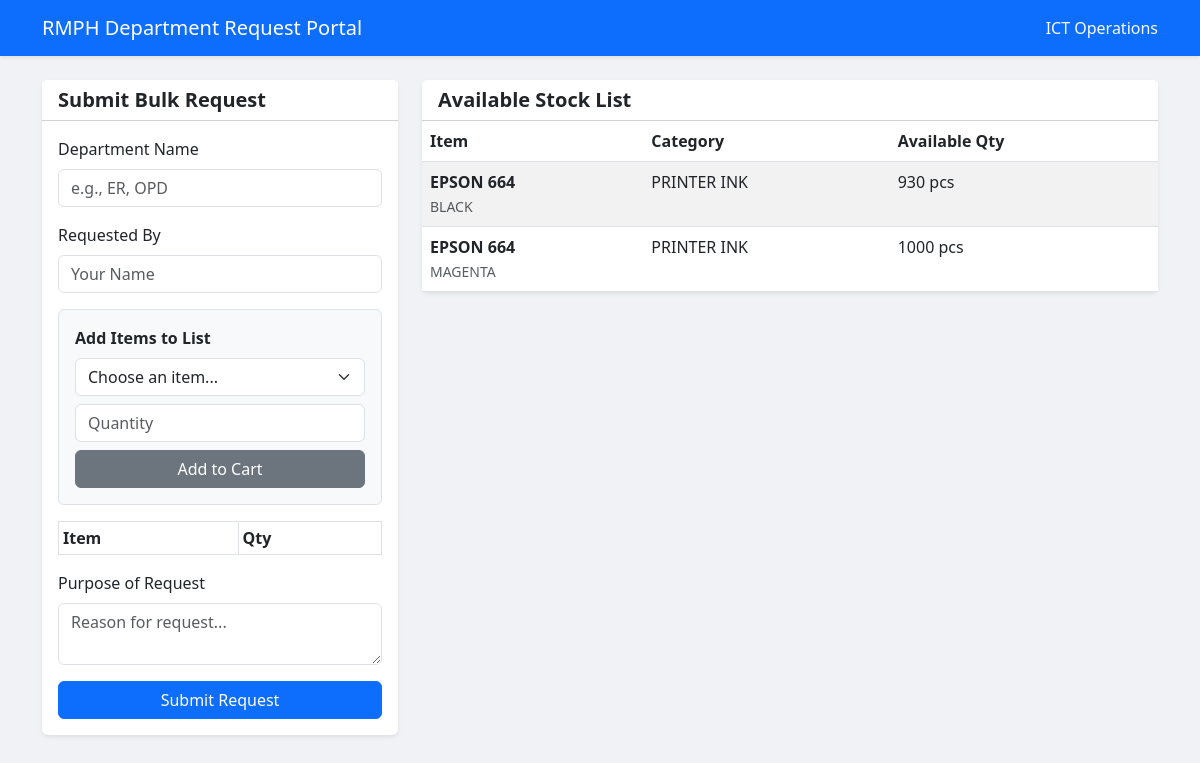
Page /portal on the earlier database version.
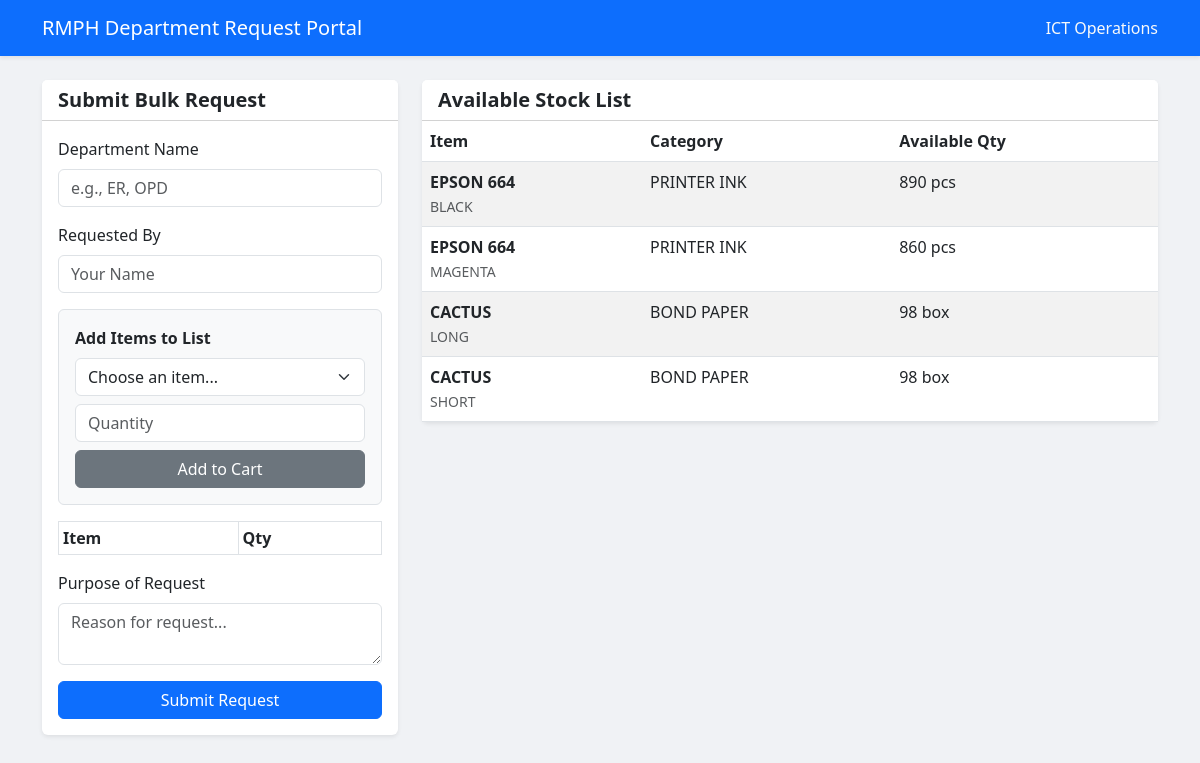
Same page on the later database version.
### app.py (models this page shows)
class Supply(db.Model):
    __tablename__ = 'supplies'
    id = db.Column(db.Integer, primary_key=True)
    name = db.Column(db.String(150), nullable=False)
    category = db.Column(db.String(100), nullable=True)
    description = db.Column(db.String(255), nullable=True)
    quantity = db.Column(db.Integer, nullable=False, default=0)
    unit = db.Column(db.String(50), nullable=False)
    reorder_level = db.Column(db.Integer, nullable=False, default=10)
    created_at = db.Column(db.DateTime, default=get_pht_time)
    updated_at = db.Column(db.DateTime, default=get_pht_time, onupdate=get_pht_time)

### app.py (the view)
@app.route('/portal')
def department_portal():
    available_supplies = Supply.query.filter(Supply.quantity > 0).all()
    return render_template('portal.html', supplies=available_supplies)

### templates/portal.html (shortened to what the changed rows need)
<!DOCTYPE html>
<html lang="en">
<head>
    <link href="https://cdn.jsdelivr.net/npm/bootstrap@5.3.0/dist/css/bootstrap.min.css" rel="stylesheet">
</head>
<body>
    <div class="container">
        <div class="row">
            <div class="col-md-4 mb-4">
                <div class="card shadow-sm border-0">
                    <div class="card-body">
                        <form action="/submit-request" method="POST" id="requestForm" onsubmit="return validateCart()">
                            <table class="table table-sm table-bordered mb-3" id="cartTable">
                                <thead><tr><th>Item</th><th>Qty</th></tr></thead>
                            </table>
                        </form>
                    </div>
                </div>
            </div>
            <div class="col-md-8">
                <div class="card shadow-sm border-0">
                    <div class="card-body p-0">
                        <table class="table table-striped mb-0">
                            <thead><tr><th>Item</th><th>Category</th><th>Available Qty</th></tr></thead>
                            <tbody>
                                {% for item in supplies %}
                                <tr>
                                    <td>
                                        <strong>{{ item.name }}</strong><br>
                                        <small class="text-muted">{{ item.description }}</small>
                                    </td>
                                    <td>{{ item.category }}</td>
                                    <td>{{ item.quantity }} {{ item.unit }}</td>
                                </tr>
                                {% else %}
                                <tr><td colspan="3" class="text-center py-3">No supplies currently available.</td></tr>
                                {% endfor %}
                            </tbody>
                        </table>
                    </div>
                </div>
            </div>
        </div>
    </div>
</body>
</html>

Differences in the rows shown:
changed Supply "BLACK": quantity "930" → "890"
changed Supply "MAGENTA": quantity "1000" → "860"
added Supply: name "CACTUS", description "LONG", category "BOND PAPER", quantity "98", unit "box"
added Supply: name "CACTUS", description "SHORT", category "BOND PAPER", quantity "98", unit "box"
